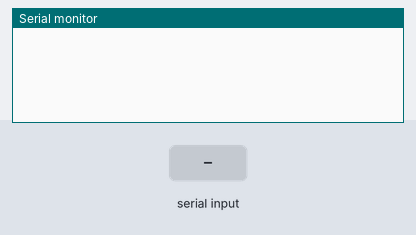
The sketch below on a simulated Arduino Uno, built with avr-gcc and run on an emulated ATmega328P. Parts: the last lines printed to the serial monitor. The test bench sets the inputs (shaded band).

Above: at 1.2 s.
1.3 s: "Serial 9600\n" received over Serial
At 2.5 s:
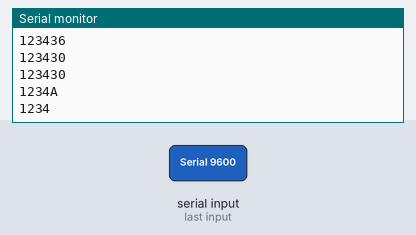
2.8 s: "1" received over Serial
At 4.3 s:
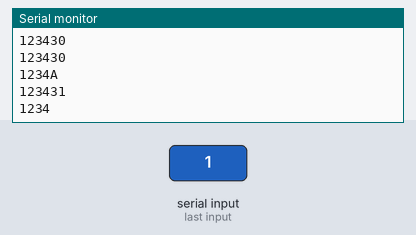
Timing chart, 0 to 5.8 s (numbered marks = the images above; inputs shaded):
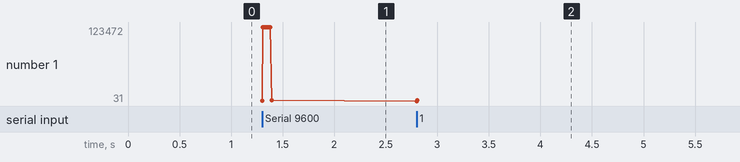

The sketch:

Prototype_Hard_Soft_Serial_test.ino
```cpp
//trong 444 - 9

#include "SoftwareSerial.h"
//464 - 11

//SoftwareSerial mySer(2,3);
////1926 - 129

// Define where debug output will be printed.
#define DEBUG_PRINTER Serial

// Setup debug printing macros.
#ifdef DHT_DEBUG
  #define DEBUG_PRINT(...) { DEBUG_PRINTER.print(__VA_ARGS__); }
  #define DEBUG_PRINTLN(...) { DEBUG_PRINTER.println(__VA_ARGS__); }
#else
  #define DEBUG_PRINT(...) {}
  #define DEBUG_PRINTLN(...) {}
#endif

#define writeToSerial(...) { port->write(__VA_ARGS__); }

enum{
  HARD_SERIAL,
  SOFT_SERIAL
};
class test{
  public:
  uint8_t typeSerial;
  Stream * port;

  inline test(){
    port = &Serial;
    typeSerial = HARD_SERIAL;
  }

  inline test(HardwareSerial * serial){
    port = serial;
    typeSerial = HARD_SERIAL;
  }

  inline test(SoftwareSerial * serial){
    port = serial;
    typeSerial = SOFT_SERIAL;
  }

  inline test(int rxPin, int txPin){
    SoftwareSerial * yy = new SoftwareSerial(rxPin, rxPin);
    port = yy;
    typeSerial = SOFT_SERIAL;
  }

  inline void begin(unsigned long _tembaud){
    if(typeSerial == HARD_SERIAL){
      HardwareSerial * tt = port;
      tt->begin(_tembaud);
    }else{
      SoftwareSerial * tt = port;
      tt->begin(_tembaud);
    }
  }

  void readData(){
    if(port->available()){
      port->println(port->read(), HEX);
      char uu[4] = "1234";
      writeToSerial(uu,4);
    }
  }
};

class test2{
  public:
  HardwareSerial * hs;
  SoftwareSerial * ss;
  uint8_t typeSerial;

  inline test2(){
    hs=&Serial;
    typeSerial = HARD_SERIAL;
  }

  inline test2(HardwareSerial * gg){
    hs=gg;
    typeSerial = HARD_SERIAL;
  }

  inline test2(int rxPin, int txPin){
    ss= new SoftwareSerial(rxPin, rxPin);
    typeSerial = SOFT_SERIAL;
  }

  inline void begin(unsigned long _tembaud){
    if(typeSerial == HARD_SERIAL){
      hs->begin(_tembaud);
    }else{
      ss->begin(_tembaud);
    }
  }
};

//test mySer(&Serial);
//1356  - 186
//test mySer(&kk);
//test mySer(2,3);
//2802 - 108

//test2 mySer(2,3);
//test2 mySer3(2,3);
//2810 - 110

test mySer;

void setup() {
  mySer.begin(9600);
//  mySer
//  mySer.readData();

  // put your setup code here, to run once:
//  Serial.begin(9600);
//
//  Serial.println("Serial 9600");
//
//  Stream *st_pp = &Serial;
//  st_pp->println("st_pp 9600");
//
//  HardwareSerial * hst_pp;
//
//  hst_pp = st_pp;
//
//  delay(1000);
//
//  while(!Serial.available()) delay(100);
//
//  hst_pp->begin(115200);
//  hst_pp->println("hst_pp 115200");
//
//
//  pinMode(13, OUTPUT);

}

void loop() {
  // put your main code here, to run repeatedly:
//  digitalWrite(13, digitalRead(13)^1);
//  delay(100);
  mySer.readData();
}
```

Measured:
- after the input at 1.3 s, the serial monitor: prints a new line at once (image 1)
- after the input at 2.8 s, the serial monitor: prints a new line at once (image 2)
